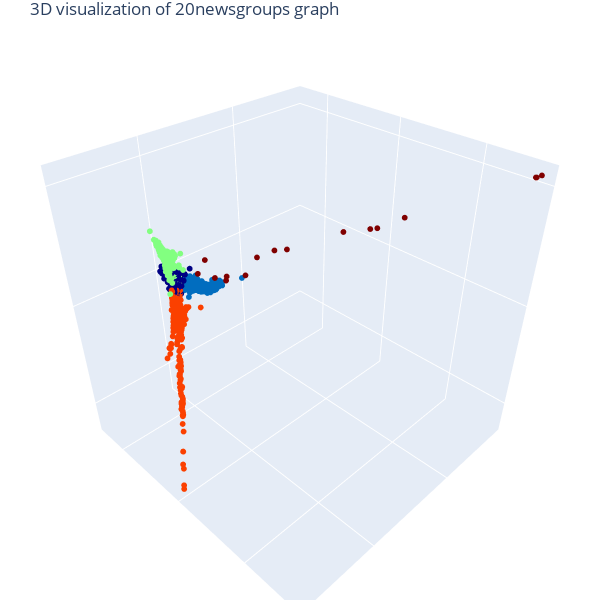

The notebook cell saved with this chart:
### Code cell
# 3D Visualization
import plotly.graph_objects as go
data = go.Scatter3d(x=X, y=Y, z=Z, mode='markers', marker=dict(size=2, color=Cncut, colorscale='jet', opacity=1)) # data as points
# data = go.Scatter3d(x=Xvis, y=Yvis, z=Zvis, mode='markers', marker=dict(size=1, color=C, colorscale='jet', opacity=1, showscale=True)) # w/ colobar 
fig = go.Figure(data=[data]) 
fig.update_layout(margin=dict(l=0, r=0, b=0, t=30, pad=0)) # tight layout but t=25 required for showing title 
fig.update_layout(autosize=False, width=600, height=600, title_text="3D visualization of 20newsgroups graph") # figure size and title
# fig.update_layout(scene = dict(xaxis = dict(visible=False), yaxis = dict(visible=False), zaxis = dict(visible=False))) # no grid, no axis 
# fig.update_layout(scene = dict(xaxis_title = ' ', yaxis_title = ' ', zaxis_title = ' ')) # no axis name 
fig.update_layout(scene = dict(zaxis = dict(showgrid = True, showticklabels = False), zaxis_title = ' ') ) # no range values, no axis name, grid on
fig.update_layout(scene = dict(yaxis = dict(showgrid = True, showticklabels = False), yaxis_title = ' ') ) # no range values, no axis name, grid on
fig.update_layout(scene = dict(xaxis = dict(showgrid = True, showticklabels = False), xaxis_title = ' ') ) # no range values, no axis name, grid on
fig.layout.scene.aspectratio = {'x':1, 'y':1, 'z':1}
fig.show()

### Figure 1 — Plotly figure (JSON) as saved in the notebook; plotly's stock layout.template omitted (floating-point values rounded to 4 significant figures; data arrays with more than 128 entries replaced by an {"elided": "..."} marker saying what was removed)
{"data": [{"marker": {"color": {"elided": "2000 int values"}, "colorscale": [[0, "rgb(0,0,131)"], [0.2, "rgb(0,60,170)"], [0.4, "rgb(5,255,255)"], [0.6, "rgb(255,255,0)"], [0.8, "rgb(250,0,0)"], [1, "rgb(128,0,0)"]], "opacity": 1, "size": 2}, "mode": "markers", "type": "scatter3d", "x": {"elided": "2000 float values"}, "y": {"elided": "2000 float values"}, "z": {"elided": "2000 float values"}}], "layout": {"autosize": false, "height": 600, "margin": {"b": 0, "l": 0, "pad": 0, "r": 0, "t": 30}, "scene": {"aspectratio": {"x": 1, "y": 1, "z": 1}, "xaxis": {"showgrid": true, "showticklabels": false, "title": {"text": " "}}, "yaxis": {"showgrid": true, "showticklabels": false, "title": {"text": " "}}, "zaxis": {"showgrid": true, "showticklabels": false, "title": {"text": " "}}}, "title": {"text": "3D visualization of 20newsgroups graph"}, "width": 600}}
